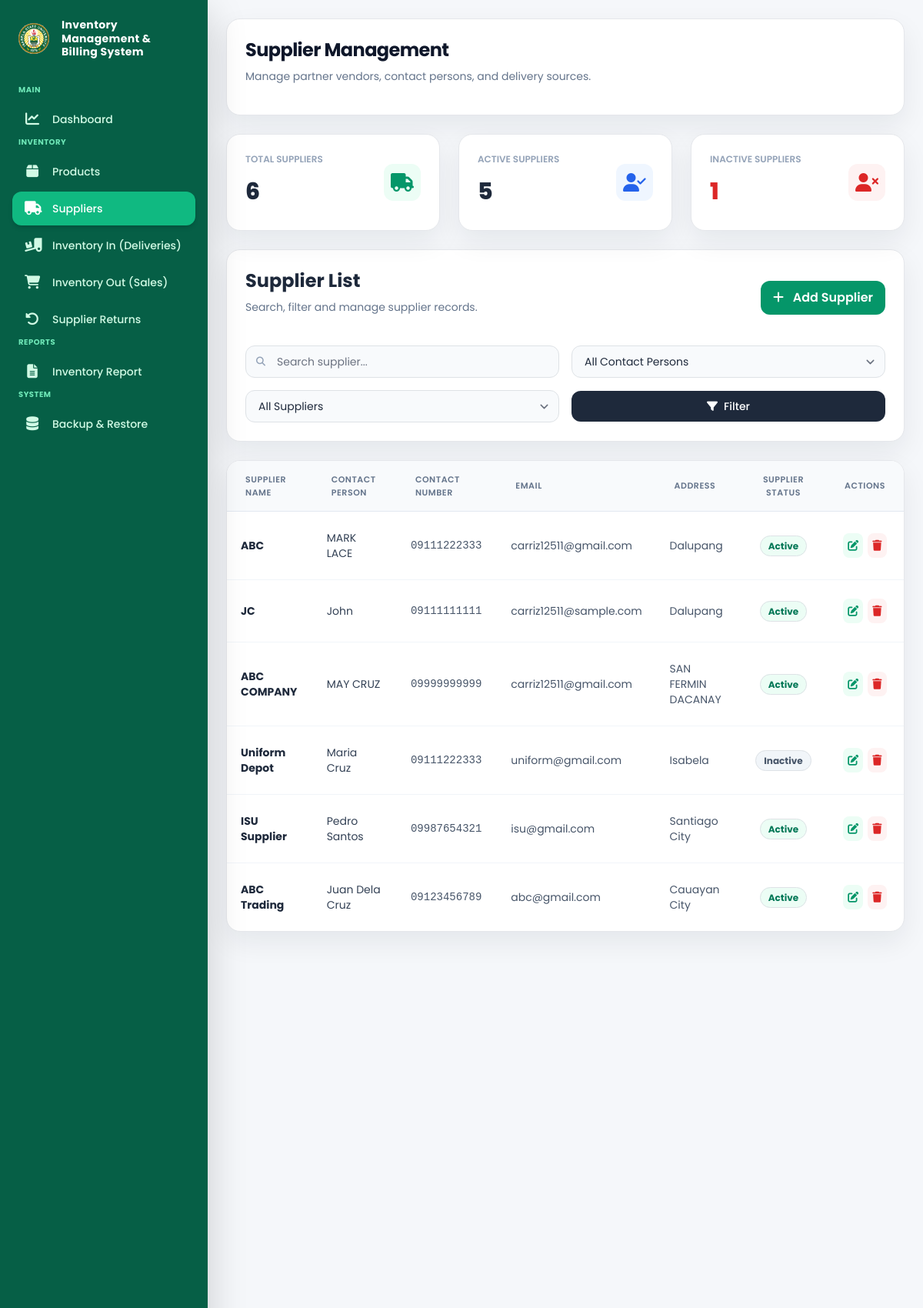
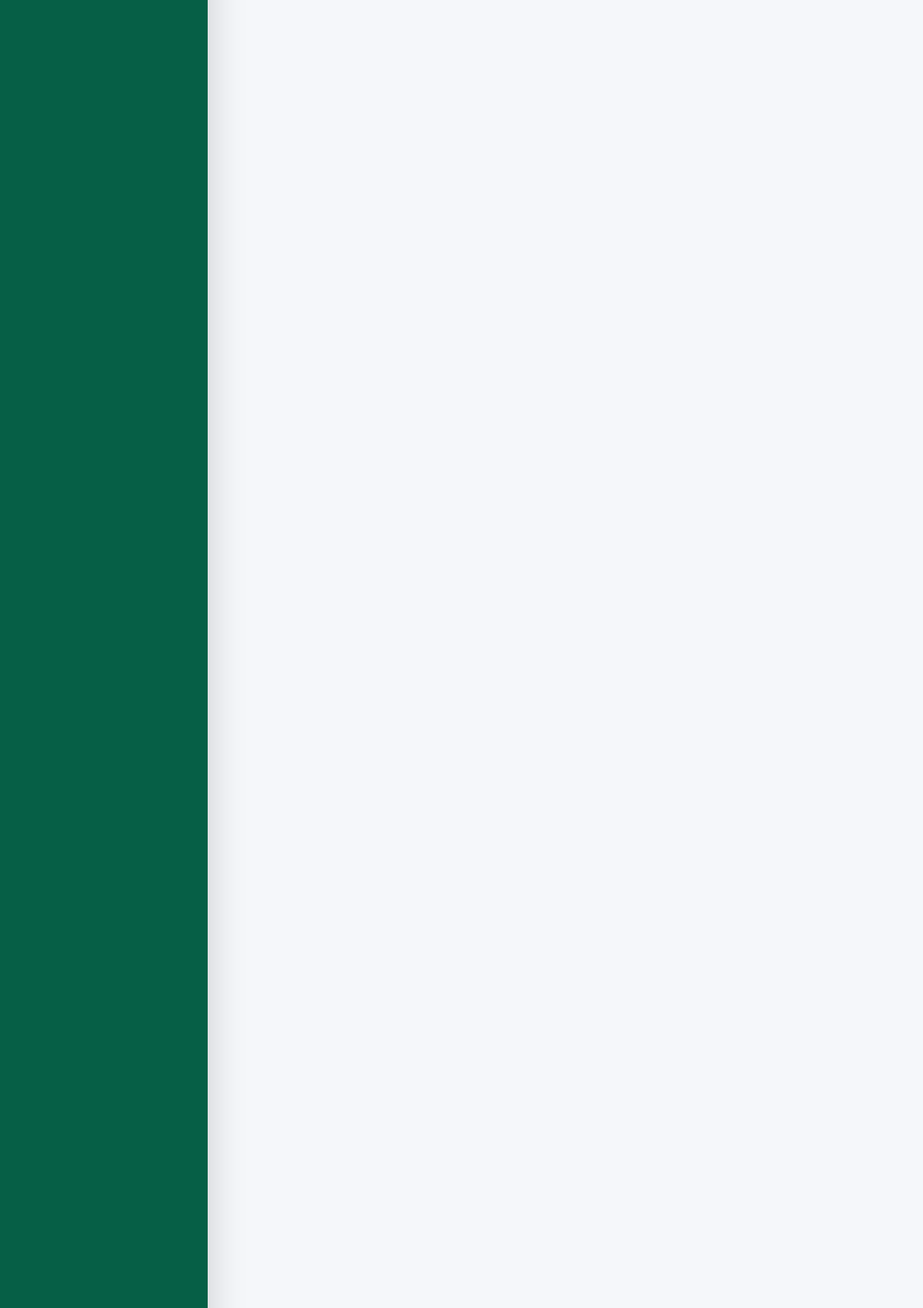
The page /pages/admin/suppliers.php (signed in, upper part) on the database its author committed (2 pictures, top to bottom).
### tables this page shows
CREATE TABLE `suppliers` (
  `id` int(11) NOT NULL AUTO_INCREMENT,
  `supplier_name` varchar(150) NOT NULL,
  `contact_person` varchar(100) DEFAULT NULL,
  `contact_number` varchar(20) DEFAULT NULL,
  `email` varchar(150) DEFAULT NULL,
  `address` text DEFAULT NULL,
  `status` enum('Active','Inactive') DEFAULT 'Active',
  `created_at` timestamp NULL DEFAULT current_timestamp(),
  PRIMARY KEY (`id`)
);

### pages/admin/suppliers.php (the view, shortened to what this page needs)
<?php
require_once "../../config/database.php";
$totalSuppliers = 0;
$activeSuppliersCount = 0;
$inactiveSuppliersCount = 0;
$resStats = mysqli_query($conn, "
    SELECT
        COUNT(*) AS total,
        SUM(CASE WHEN status = 'Active' THEN 1 ELSE 0 END) AS active_count,
        SUM(CASE WHEN status = 'Inactive' THEN 1 ELSE 0 END) AS inactive_count
    FROM suppliers
");
if ($resStats && $row = mysqli_fetch_assoc($resStats)) {
    $totalSuppliers = (int)$row['total'];
    $activeSuppliersCount = (int)$row['active_count'];
    $inactiveSuppliersCount = (int)$row['inactive_count'];
}
$searchQuery = "";
$suppliers = [];
$query = "SELECT * FROM suppliers $searchQuery ORDER BY id DESC";
$result = mysqli_query($conn, $query);
if ($result) {
    while ($row = mysqli_fetch_assoc($result)) {
        $suppliers[] = $row;
    }
}
?>
<!DOCTYPE html>
<html lang="en">
<head>
    <script src="https://cdn.tailwindcss.com?plugins=forms"></script>
    <link rel="stylesheet" href="https://cdnjs.cloudflare.com/ajax/libs/font-awesome/6.4.0/css/all.min.css">
    <link href="https://cdn.jsdelivr.net/npm/bootstrap@5.1.3/dist/css/bootstrap.min.css" rel="stylesheet">
</head>
<body class="bg-slate-50 font-sans text-slate-800">
<?php include "sidebar.php"; ?>
<main class="ml-0 md:ml-[270px] min-h-screen p-6 transition-all duration-300">
    <div class="space-y-6 max-w-7xl mx-auto">
        <div class="flex flex-col sm:flex-row justify-between items-start sm:items-center gap-4 bg-white p-6 rounded-2xl shadow-sm border border-slate-200">
            <div>
                <h1 class="text-2xl font-bold text-slate-900 tracking-tight">Supplier Management</h1>
                <p class="text-sm text-slate-500 mt-0.5">Manage partner vendors, contact persons, and delivery sources.</p>
            </div>
        </div>
        <div class="grid grid-cols-1 sm:grid-cols-3 gap-6 mb-8">
            <div class="bg-white p-6 rounded-2xl shadow-sm border border-slate-200 border-l-4 border-l-emerald-600 flex justify-between items-center">
                <div>
                    <p class="text-xs font-semibold text-slate-400 uppercase">
                        Total Suppliers
                    </p>
                    <h2 class="text-3xl font-extrabold text-slate-800 mt-1">
                        <?= number_format($totalSuppliers); ?>
                    </h2>
                </div>
                <div class="w-12 h-12 bg-emerald-50 rounded-xl flex items-center justify-center text-emerald-600 text-2xl">
                    <i class="fa-solid fa-truck"></i>
                </div>
            </div>
            <div class="bg-white p-6 rounded-2xl shadow-sm border border-slate-200 border-l-4 border-l-blue-600 flex justify-between items-center">
                <div>
                    <p class="text-xs font-semibold text-slate-400 uppercase">
                        Active Suppliers
                    </p>
                    <h2 class="text-3xl font-extrabold text-slate-800 mt-1">
                        <?= number_format($activeSuppliersCount); ?>
                    </h2>
                </div>
                <div class="w-12 h-12 bg-blue-50 rounded-xl flex items-center justify-center text-blue-600 text-2xl">
                    <i class="fa-solid fa-user-check"></i>
                </div>
            </div>
            <div class="bg-white p-6 rounded-2xl shadow-sm border border-slate-200 border-l-4 border-l-red-600 flex justify-between items-center">
                <div>
                    <p class="text-xs font-semibold text-slate-400 uppercase">
                        Inactive Suppliers
                    </p>
                    <h2 class="text-3xl font-extrabold text-red-600 mt-1">
                        <?= number_format($inactiveSuppliersCount); ?>
                    </h2>
                </div>
                <div class="w-12 h-12 bg-red-50 rounded-xl flex items-center justify-center text-red-600 text-2xl">
                    <i class="fa-solid fa-user-xmark"></i>
                </div>
            </div>
        </div>
        <div class="bg-white rounded-3xl shadow-sm border border-slate-200 p-6 mb-8">
            <div class="flex justify-between items-center mb-6">
                <div>
                    <h2 class="text-2xl font-bold text-slate-800">
                        Supplier List
                    </h2>
                    <p class="text-slate-500 text-sm mt-1">
                        Search, filter and manage supplier records.
                    </p>
                </div>
                <button
                    type="button"
                    onclick="openAddSupplierModal()"
                    class="bg-emerald-600 hover:bg-emerald-700 text-white px-3 py-2.5 rounded-xl font-semibold transition">
                    <i class="fa-solid fa-plus mr-2"></i>
                    Add Supplier
                </button>
            </div>
            <form method="GET" action=""
                  class="flex flex-col lg:flex-row items-stretch lg:items-center justify-between gap-4">
                <div class="grid grid-cols-1 sm:grid-cols-2 xl:grid-cols-4 gap-3 flex-1">
                    <div class="relative">
                        <span class="absolute inset-y-0 left-0 flex items-center pl-3.5 text-slate-400">
                            <i class="fa-solid fa-magnifying-glass text-xs"></i>
                        </span>
                        <input
                            type="text"
                            name="search"
                            value="<?= htmlspecialchars($_GET['search'] ?? '') ?>"
                            placeholder="Search supplier..."
                            class="w-full pl-10 pr-4 py-2.5 bg-slate-50 border border-slate-200 rounded-xl text-sm
                            focus:outline-none focus:ring-2 focus:ring-emerald-500">
                    </div>
                    <select
                        name="contact"
                        class="w-full px-3 py-2.5 bg-slate-50 border border-slate-200 rounded-xl text-sm
                        focus:outline-none focus:ring-2 focus:ring-emerald-500">
                        <option value="">All Contact Persons</option>
                    </select>
                    <select
                        name="status"
                        class="w-full px-3 py-2.5 bg-slate-50 border border-slate-200 rounded-xl text-sm
                        focus:outline-none focus:ring-2 focus:ring-emerald-500">
                        <option value="">All Suppliers</option>
                    </select>
                    <div class="flex items-center gap-2">
                        <button
                            type="submit"
                            class="flex-1 bg-slate-800 hover:bg-slate-900 text-white px-5 py-2.5 rounded-xl
                            text-sm font-medium transition flex items-center justify-center gap-2">
                            <i class="fa-solid fa-filter"></i>
                            Filter
                        </button>
                    </div>
                </div>
            </form>
        </div>
        <div class="bg-white rounded-2xl border border-slate-200 shadow-sm overflow-hidden">
            <div class="overflow-x-auto">
                <table class="min-w-full text-left border-collapse">
                    <thead class="bg-slate-50 text-[11px] uppercase tracking-wider text-slate-500 border-b border-slate-200">
                        <tr>
                            <th class="px-6 py-3 font-semibold">Supplier Name</th>
                            <th class="px-6 py-3 font-semibold">Contact Person</th>
                            <th class="px-6 py-3 font-semibold">Contact Number</th>
                            <th class="px-6 py-3 font-semibold">Email</th>
                            <th class="px-6 py-3 font-semibold">Address</th>
                            <th class="px-6 py-3.5 text-center font-semibold">Supplier Status</th>
                            <th class="px-6 py-3 font-semibold text-center">Actions</th>
                        </tr>
                    </thead>
                    <tbody class="divide-y divide-slate-100 text-sm">
                        <?php if (empty($suppliers)): ?>
                            <tr>
                                <td colspan="7" class="text-center py-12 text-slate-400">
                                    <div class="flex flex-col items-center justify-center">
                                        <i class="fa-solid fa-truck-field text-3xl mb-2 text-slate-300"></i>
                                        <p class="font-medium text-slate-600">No suppliers found.</p>
                                    </div>
                                </td>
                            </tr>
                        <?php else: ?>
                            <?php foreach ($suppliers as $sup): ?>
                                <tr class="hover:bg-slate-50 transition">
                                    <td class="px-6 py-4 font-bold text-slate-800"><?= htmlspecialchars($sup['supplier_name']); ?></td>
                                    <td class="px-6 py-4 text-slate-700"><?= htmlspecialchars($sup['contact_person'] ?? 'N/A'); ?></td>
                                    <td class="px-6 py-4 font-mono text-slate-600"><?= htmlspecialchars($sup['contact_number'] ?? 'N/A'); ?></td>
                                    <td class="px-6 py-4 text-slate-600"><?= htmlspecialchars($sup['email'] ?? 'N/A'); ?></td>
                                    <td class="px-6 py-4 text-slate-600"><?= htmlspecialchars($sup['address'] ?? 'N/A'); ?></td>
                                    <td class="px-6 py-4 text-center">
                                        <?php if ($sup['status'] === 'Active'): ?>
                                            <span class="px-2.5 py-1 rounded-full bg-emerald-50 text-emerald-700 border border-emerald-200 text-xs font-bold">Active</span>
                                        <?php else: ?>
                                            <span class="px-2.5 py-1 rounded-full bg-slate-100 text-slate-600 border border-slate-200 text-xs font-bold">Inactive</span>
                                        <?php endif; ?>
                                    </td>
                                    <td class="px-6 py-4 text-center">
                                        <div class="flex items-center justify-center gap-1.5">
                                            <button type="button" onclick="openEditModal(<?= htmlspecialchars(json_encode($sup)); ?>)" class="p-1.5 bg-emerald-50 hover:bg-emerald-100 text-emerald-600 rounded-lg transition text-sm" title="Edit">
                                                <i class="fa-solid fa-pen-to-square"></i>
                                            </button>
                                            <button type="button" onclick="confirmDeleteSupplier(<?= $sup['id']; ?>, '<?= htmlspecialchars($sup['supplier_name'], ENT_QUOTES); ?>')" class="p-1.5 bg-red-50 hover:bg-red-100 text-red-600 rounded-lg transition text-sm" title="Delete">
                                                <i class="fa-solid fa-trash"></i>
                                            </button>
                                        </div>
                                    </td>
                                </tr>
                            <?php endforeach; ?>
                        <?php endif; ?>
                    </tbody>
                </table>
            </div>
        </div>
    </div>
</main>
</body>
</html>
</body>
</html>

### assets/css/admin-ui.css (style rules this page uses)
:root { --isu-primary: #0B7A4B; --isu-secondary: #065F46; --isu-success: #10B981; --isu-warning: #F59E0B; --isu-danger: #EF4444; --isu-info: #3B82F6; --app-bg: #F5F7FA; --app-border: #E5E7EB; --app-text: #111827; --app-muted: #64748B; --app-shadow: 0 14px 35px rgba(15, 23, 42, 0.07); }
html, body { font-family: 'Poppins', Arial, sans-serif !important; background: var(--app-bg) !important; color: var(--app-text); }
.app-page, main { background: var(--app-bg) !important; }
.app-shell, .max-w-7xl { max-width: 1440px; }
.app-card, .content-card, .bg-white.rounded-2xl, .bg-white.p-6, .bg-white.rounded-xl { border: 1px solid var(--app-border) !important; border-radius: 18px !important; box-shadow: var(--app-shadow) !important; }
.app-table tbody td, table tbody td { min-height: 70px; padding: 16px 18px !important; vertical-align: middle; }

### pages/admin/sidebar.php (style rules this page uses)
body { background-color: #F5F7FA; font-family: 'Poppins', Arial, sans-serif; overflow:hidden; }
main { height:100vh; overflow-y:auto; }

### rows shown on the page
suppliers: supplier_name "ABC", contact_person "MARK LACE", contact_number "09111222333", email "carriz12511@gmail.com", address "Dalupang", status "Active"
suppliers: supplier_name "JC", contact_person "John", contact_number "09111111111", email "carriz12511@sample.com", address "Dalupang", status "Active"
suppliers: supplier_name "ABC COMPANY", contact_person "MAY CRUZ", contact_number "09999999999", email "carriz12511@gmail.com", address "SAN FERMIN DACANAY", status "Active"
suppliers: supplier_name "Uniform Depot", contact_person "Maria Cruz", contact_number "09111222333", email "uniform@gmail.com", address "Isabela", status "Inactive"
suppliers: supplier_name "ISU Supplier", contact_person "Pedro Santos", contact_number "09987654321", email "isu@gmail.com", address "Santiago City", status "Active"
suppliers: supplier_name "ABC Trading", contact_person "Juan Dela Cruz", contact_number "09123456789", email "abc@gmail.com", address "Cauayan City", status "Active"

### other values the page prints
$totalSuppliers "6"
$activeSuppliersCount "5"
$inactiveSuppliersCount "1"
